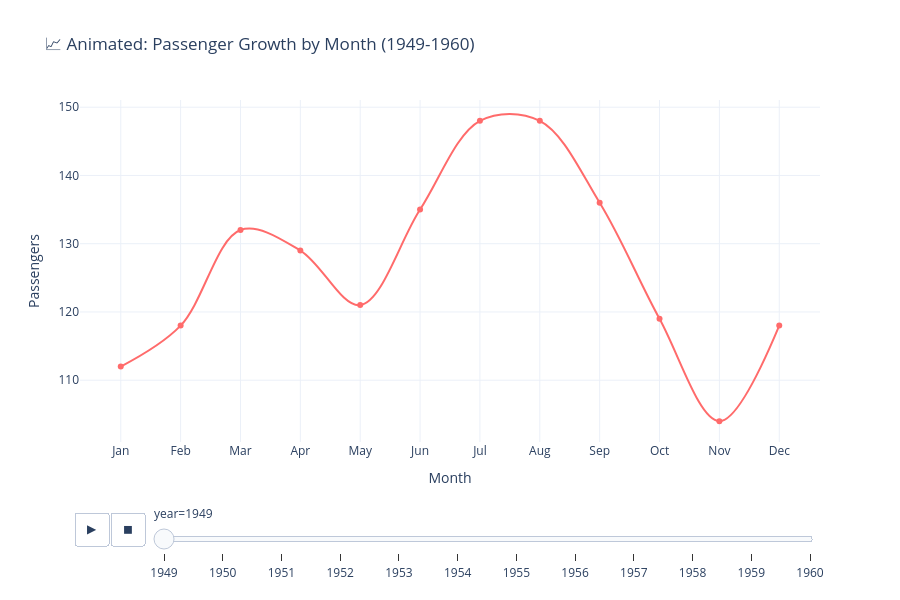
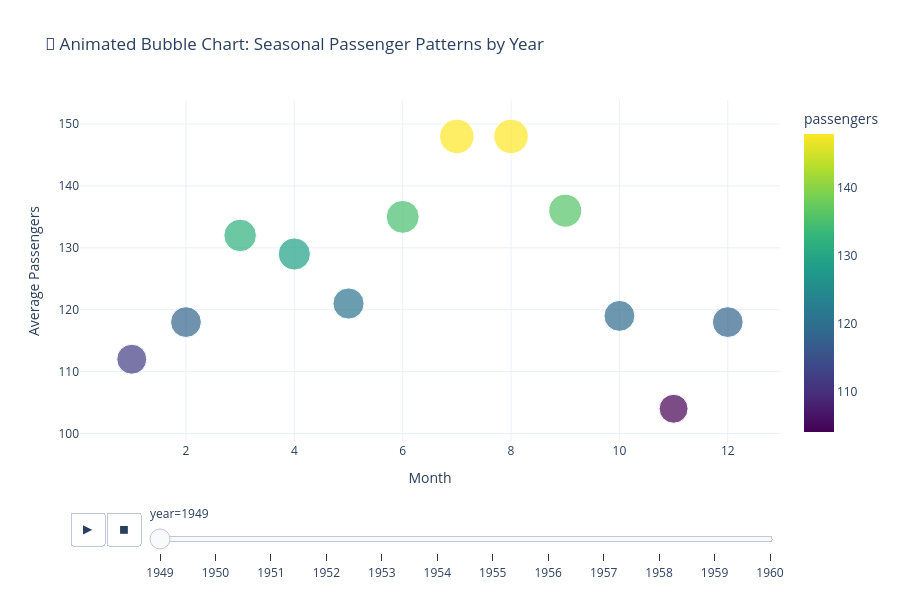
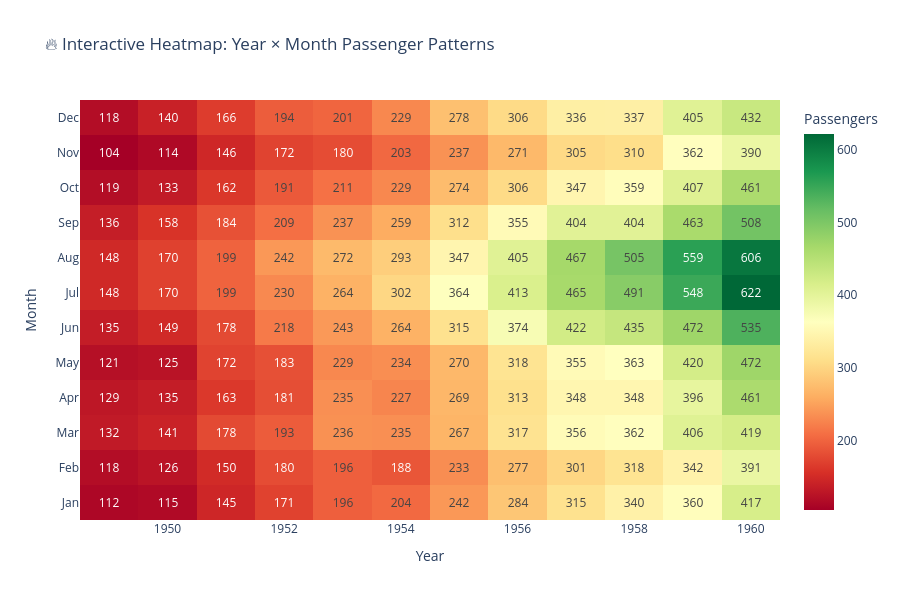
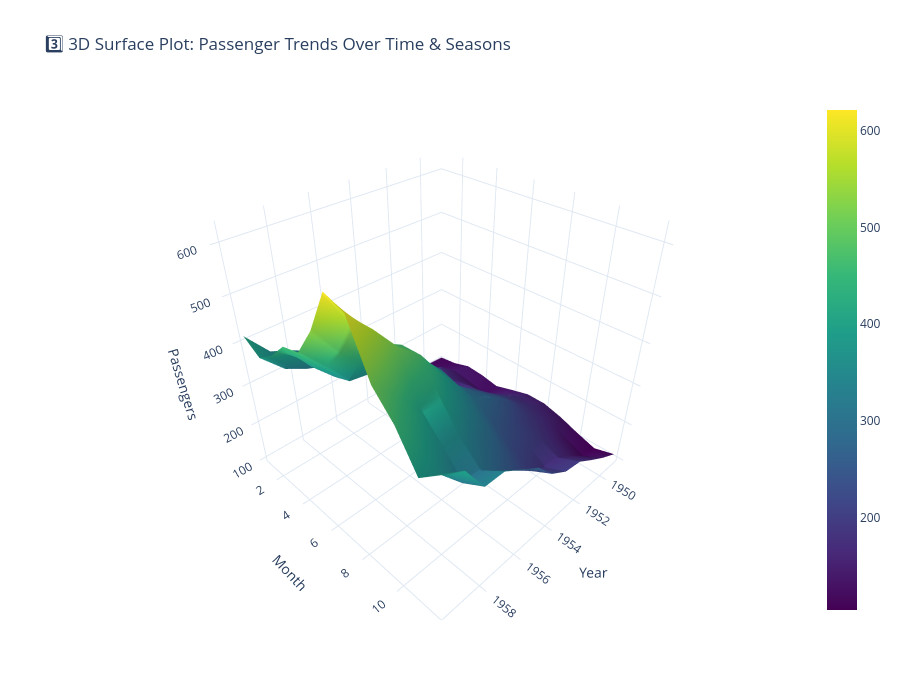

The notebook cell saved with these charts, in order:
### Markdown cell above
---

# 🎬 BONUS: Interactive & Animated Visualizations

**خصوصی بونس سیکشن - Interactive اور Animated Plots**

Let's create some engaging animated visualizations to bring our data to life! یہاں Plotly کے ذریعے interactive plots ہیں۔

### Code cell
# 🎬 BONUS: Interactive & Animated Visualizations
# 1. Animated Line Plot: Passenger Growth Over Time
print("🎬 Creating Interactive Animated Visualizations...")

fig_anim = px.line(
    df, 
    x='month', 
    y='passengers',
    animation_frame='year',
    animation_group='month',
    title='📈 Animated: Passenger Growth by Month (1949-1960)',
    labels={'passengers': 'Number of Passengers', 'month': 'Month of Year'},
    markers=True,
    line_shape='spline',
    hover_data=['year', 'month', 'passengers'],
    color_discrete_sequence=['#FF6B6B']
)
fig_anim.update_layout(
    xaxis_title='Month',
    yaxis_title='Passengers',
    hovermode='x unified',
    height=600,
    template='plotly_white'
)
fig_anim.show()
print("✅ Animation 1 Complete: Watch passenger numbers change through the years!\n")

# 2. Animated Bubble Chart: Year × Month × Passengers
df_agg = df.groupby(['year', 'month']).agg({'passengers': 'mean'}).reset_index()
# Create month_num by mapping month names to numbers
month_order = ['Jan', 'Feb', 'Mar', 'Apr', 'May', 'Jun', 'Jul', 'Aug', 'Sep', 'Oct', 'Nov', 'Dec']
df_agg['month_num'] = df_agg['month'].map({month: i for i, month in enumerate(month_order, 1)})

fig_bubble = px.scatter(
    df_agg,
    x='month_num',
    y='passengers',
    animation_frame='year',
    size='passengers',
    color='passengers',
    hover_data=['month', 'year', 'passengers'],
    title='🫧 Animated Bubble Chart: Seasonal Passenger Patterns by Year',
    color_continuous_scale='Viridis',
    size_max=50
)
fig_bubble.update_layout(
    xaxis_title='Month',
    yaxis_title='Average Passengers',
    height=600,
    template='plotly_white'
)
fig_bubble.show()
print("✅ Animation 2 Complete: Amazing seasonal pattern revealed!\n")

# 3. Interactive Heatmap (Modern Interactive Version)
pivot_data = df.pivot_table(values='passengers', index='month', columns='year', aggfunc='mean')
month_order = ['Jan', 'Feb', 'Mar', 'Apr', 'May', 'Jun', 'Jul', 'Aug', 'Sep', 'Oct', 'Nov', 'Dec']
pivot_data = pivot_data.reindex(month_order)

fig_heatmap = go.Figure(
    data=go.Heatmap(
        z=pivot_data.values,
        x=pivot_data.columns,
        y=pivot_data.index,
        colorscale='RdYlGn',
        text=np.round(pivot_data.values, 0),
        texttemplate='%{text:.0f}',
        hovertemplate='Month: %{y}<br>Year: %{x}<br>Avg Passengers: %{z:.0f}<extra></extra>',
        colorbar=dict(title='Passengers')
    )
)
fig_heatmap.update_layout(
    title='🔥 Interactive Heatmap: Year × Month Passenger Patterns',
    xaxis_title='Year',
    yaxis_title='Month',
    height=600,
    template='plotly_white'
)
fig_heatmap.show()
print("✅ Interactive Heatmap Complete: Hover over cells for exact values!\n")

# 4. 3D Surface Plot (Advanced Visualization)
from scipy.interpolate import griddata

# Prepare data for 3D surface
df_3d = df.copy()
df_3d['year_numeric'] = pd.to_numeric(df_3d['year'])
# Convert months to numeric codes (1-12)
month_map = {month: i for i, month in enumerate(['Jan', 'Feb', 'Mar', 'Apr', 'May', 'Jun', 
                                                   'Jul', 'Aug', 'Sep', 'Oct', 'Nov', 'Dec'], 1)}
df_3d['month_numeric'] = df_3d['month'].map(month_map)

# Create grid for interpolation
x = df_3d['year_numeric'].unique()
y = df_3d['month_numeric'].unique()
X, Y = np.meshgrid(x, y)

# Interpolate Z values
Z = griddata((df_3d['year_numeric'], df_3d['month_numeric']), 
             df_3d['passengers'], 
             (X, Y), 
             method='cubic')

fig_3d = go.Figure(
    data=[go.Surface(x=x, y=y, z=Z, colorscale='Viridis')]
)
fig_3d.update_layout(
    title='3️⃣ 3D Surface Plot: Passenger Trends Over Time & Seasons',
    scene=dict(
        xaxis_title='Year',
        yaxis_title='Month',
        zaxis_title='Passengers'
    ),
    height=700,
    template='plotly_white'
)
fig_3d.show()
print("✅ 3D Surface Plot Complete: Beautiful perspective on seasonal trends!\n")

# 5. Comparative Box Plots with Plotly
month_order = ['Jan', 'Feb', 'Mar', 'Apr', 'May', 'Jun', 'Jul', 'Aug', 'Sep', 'Oct', 'Nov', 'Dec']
fig_box = px.box(
    df,
    x='month',
    y='passengers',
    color='month',
    title='📦 Interactive Box Plot: Monthly Passenger Distribution',
    hover_data=['year', 'passengers'],
    category_orders={'month': month_order}
)
fig_box.update_layout(
    showlegend=False,
    height=600,
    template='plotly_white'
)
fig_box.show()
print("✅ Interactive Box Plot Complete!\n")

print("="*60)
print("🎉 ALL INTERACTIVE VISUALIZATIONS COMPLETE!")
print("="*60)
print("\n💡 VISUALIZATIONS INSIGHTS:")
print("   • Summer months (Jun-Aug) consistently show highest passenger numbers")
print("   • Clear upward trend across all months from 1949 to 1960")
print("   • Winter months (Dec-Feb) show lowest passenger activity")
print("   • 3D visualization beautifully shows combined effect of year and season")
print("   • Interactive plots allow hovering for exact values and filtering\n")

### Figure 1 — Plotly figure (JSON) as saved in the notebook; plotly's stock layout.template omitted (floating-point values rounded to 4 significant figures)
{"data": [{"customdata": [[1949], [1949], [1949], [1949], [1949], [1949], [1949], [1949], [1949], [1949], [1949], [1949]], "hovertemplate": "year=%{customdata[0]}<br>Month of Year=%{x}<br>Number of Passengers=%{y}<extra></extra>", "ids": ["Jan", "Feb", "Mar", "Apr", "May", "Jun", "Jul", "Aug", "Sep", "Oct", "Nov", "Dec"], "legendgroup": "", "line": {"color": "#FF6B6B", "dash": "solid", "shape": "spline"}, "marker": {"symbol": "circle"}, "mode": "lines+markers", "name": "", "orientation": "v", "showlegend": false, "type": "scatter", "x": ["Jan", "Feb", "Mar", "Apr", "May", "Jun", "Jul", "Aug", "Sep", "Oct", "Nov", "Dec"], "xaxis": "x", "y": [112, 118, 132, 129, 121, 135, 148, 148, 136, 119, 104, 118], "yaxis": "y"}], "layout": {"height": 600, "hovermode": "x unified", "legend": {"tracegroupgap": 0}, "sliders": [{"active": 0, "currentvalue": {"prefix": "year="}, "len": 0.9, "pad": {"b": 10, "t": 60}, "steps": [{"args": [["1949"], {"frame": {"duration": 0, "redraw": false}, "fromcurrent": true, "mode": "immediate", "transition": {"duration": 0, "easing": "linear"}}], "label": "1949", "method": "animate"}, {"args": [["1950"], {"frame": {"duration": 0, "redraw": false}, "fromcurrent": true, "mode": "immediate", "transition": {"duration": 0, "easing": "linear"}}], "label": "1950", "method": "animate"}, {"args": [["1951"], {"frame": {"duration": 0, "redraw": false}, "fromcurrent": true, "mode": "immediate", "transition": {"duration": 0, "easing": "linear"}}], "label": "1951", "method": "animate"}, {"args": [["1952"], {"frame": {"duration": 0, "redraw": false}, "fromcurrent": true, "mode": "immediate", "transition": {"duration": 0, "easing": "linear"}}], "label": "1952", "method": "animate"}, {"args": [["1953"], {"frame": {"duration": 0, "redraw": false}, "fromcurrent": true, "mode": "immediate", "transition": {"duration": 0, "easing": "linear"}}], "label": "1953", "method": "animate"}, {"args": [["1954"], {"frame": {"duration": 0, "redraw": false}, "fromcurrent": true, "mode": "immediate", "transition": {"duration": 0, "easing": "linear"}}], "label": "1954", "method": "animate"}, {"args": [["1955"], {"frame": {"duration": 0, "redraw": false}, "fromcurrent": true, "mode": "immediate", "transition": {"duration": 0, "easing": "linear"}}], "label": "1955", "method": "animate"}, {"args": [["1956"], {"frame": {"duration": 0, "redraw": false}, "fromcurrent": true, "mode": "immediate", "transition": {"duration": 0, "easing": "linear"}}], "label": "1956", "method": "animate"}, {"args": [["1957"], {"frame": {"duration": 0, "redraw": false}, "fromcurrent": true, "mode": "immediate", "transition": {"duration": 0, "easing": "linear"}}], "label": "1957", "method": "animate"}, {"args": [["1958"], {"frame": {"duration": 0, "redraw": false}, "fromcurrent": true, "mode": "immediate", "transition": {"duration": 0, "easing": "linear"}}], "label": "1958", "method": "animate"}, {"args": [["1959"], {"frame": {"duration": 0, "redraw": false}, "fromcurrent": true, "mode": "immediate", "transition": {"duration": 0, "easing": "linear"}}], "label": "1959", "method": "animate"}, {"args": [["1960"], {"frame": {"duration": 0, "redraw": false}, "fromcurrent": true, "mode": "immediate", "transition": {"duration": 0, "easing": "linear"}}], "label": "1960", "method": "animate"}], "x": 0.1, "xanchor": "left", "y": 0, "yanchor": "top"}], "title": {"text": "📈 Animated: Passenger Growth by Month (1949-1960)"}, "updatemenus": [{"buttons": [{"args": [null, {"frame": {"duration": 500, "redraw": false}, "fromcurrent": true, "mode": "immediate", "transition": {"duration": 500, "easing": "linear"}}], "label": "&#9654;", "method": "animate"}, {"args": [[null], {"frame": {"duration": 0, "redraw": false}, "fromcurrent": true, "mode": "immediate", "transition": {"duration": 0, "easing": "linear"}}], "label": "&#9724;", "method": "animate"}], "direction": "left", "pad": {"r": 10, "t": 70}, "showactive": false, "type": "buttons", "x": 0.1, "xanchor": "right", "y": 0, "yanchor": "top"}], "xaxis": {"anchor": "y", "domain": [0, 1], "title": {"text": "Month"}}, "yaxis": {"anchor": "x", "domain": [0, 1], "title": {"text": "Passengers"}}}}

### Figure 2 — Plotly figure (JSON) as saved in the notebook; plotly's stock layout.template omitted (floating-point values rounded to 4 significant figures)
{"data": [{"customdata": [["Jan", 1949], ["Feb", 1949], ["Mar", 1949], ["Apr", 1949], ["May", 1949], ["Jun", 1949], ["Jul", 1949], ["Aug", 1949], ["Sep", 1949], ["Oct", 1949], ["Nov", 1949], ["Dec", 1949]], "hovertemplate": "year=%{customdata[1]}<br>month_num=%{x}<br>passengers=%{marker.color}<br>month=%{customdata[0]}<extra></extra>", "legendgroup": "", "marker": {"color": [112.0, 118.0, 132.0, 129.0, 121.0, 135.0, 148.0, 148.0, 136.0, 119.0, 104.0, 118.0], "coloraxis": "coloraxis", "size": [112.0, 118.0, 132.0, 129.0, 121.0, 135.0, 148.0, 148.0, 136.0, 119.0, 104.0, 118.0], "sizemode": "area", "sizeref": 0.2488, "symbol": "circle"}, "mode": "markers", "name": "", "orientation": "v", "showlegend": false, "type": "scatter", "x": [1, 2, 3, 4, 5, 6, 7, 8, 9, 10, 11, 12], "xaxis": "x", "y": [112.0, 118.0, 132.0, 129.0, 121.0, 135.0, 148.0, 148.0, 136.0, 119.0, 104.0, 118.0], "yaxis": "y"}], "layout": {"coloraxis": {"colorbar": {"title": {"text": "passengers"}}, "colorscale": [[0, "#440154"], [0.1111, "#482878"], [0.2222, "#3e4989"], [0.3333, "#31688e"], [0.4444, "#26828e"], [0.5556, "#1f9e89"], [0.6667, "#35b779"], [0.7778, "#6ece58"], [0.8889, "#b5de2b"], [1, "#fde725"]]}, "height": 600, "legend": {"itemsizing": "constant", "tracegroupgap": 0}, "sliders": [{"active": 0, "currentvalue": {"prefix": "year="}, "len": 0.9, "pad": {"b": 10, "t": 60}, "steps": [{"args": [["1949"], {"frame": {"duration": 0, "redraw": false}, "fromcurrent": true, "mode": "immediate", "transition": {"duration": 0, "easing": "linear"}}], "label": "1949", "method": "animate"}, {"args": [["1950"], {"frame": {"duration": 0, "redraw": false}, "fromcurrent": true, "mode": "immediate", "transition": {"duration": 0, "easing": "linear"}}], "label": "1950", "method": "animate"}, {"args": [["1951"], {"frame": {"duration": 0, "redraw": false}, "fromcurrent": true, "mode": "immediate", "transition": {"duration": 0, "easing": "linear"}}], "label": "1951", "method": "animate"}, {"args": [["1952"], {"frame": {"duration": 0, "redraw": false}, "fromcurrent": true, "mode": "immediate", "transition": {"duration": 0, "easing": "linear"}}], "label": "1952", "method": "animate"}, {"args": [["1953"], {"frame": {"duration": 0, "redraw": false}, "fromcurrent": true, "mode": "immediate", "transition": {"duration": 0, "easing": "linear"}}], "label": "1953", "method": "animate"}, {"args": [["1954"], {"frame": {"duration": 0, "redraw": false}, "fromcurrent": true, "mode": "immediate", "transition": {"duration": 0, "easing": "linear"}}], "label": "1954", "method": "animate"}, {"args": [["1955"], {"frame": {"duration": 0, "redraw": false}, "fromcurrent": true, "mode": "immediate", "transition": {"duration": 0, "easing": "linear"}}], "label": "1955", "method": "animate"}, {"args": [["1956"], {"frame": {"duration": 0, "redraw": false}, "fromcurrent": true, "mode": "immediate", "transition": {"duration": 0, "easing": "linear"}}], "label": "1956", "method": "animate"}, {"args": [["1957"], {"frame": {"duration": 0, "redraw": false}, "fromcurrent": true, "mode": "immediate", "transition": {"duration": 0, "easing": "linear"}}], "label": "1957", "method": "animate"}, {"args": [["1958"], {"frame": {"duration": 0, "redraw": false}, "fromcurrent": true, "mode": "immediate", "transition": {"duration": 0, "easing": "linear"}}], "label": "1958", "method": "animate"}, {"args": [["1959"], {"frame": {"duration": 0, "redraw": false}, "fromcurrent": true, "mode": "immediate", "transition": {"duration": 0, "easing": "linear"}}], "label": "1959", "method": "animate"}, {"args": [["1960"], {"frame": {"duration": 0, "redraw": false}, "fromcurrent": true, "mode": "immediate", "transition": {"duration": 0, "easing": "linear"}}], "label": "1960", "method": "animate"}], "x": 0.1, "xanchor": "left", "y": 0, "yanchor": "top"}], "title": {"text": "🫧 Animated Bubble Chart: Seasonal Passenger Patterns by Year"}, "updatemenus": [{"buttons": [{"args": [null, {"frame": {"duration": 500, "redraw": false}, "fromcurrent": true, "mode": "immediate", "transition": {"duration": 500, "easing": "linear"}}], "label": "&#9654;", "method": "animate"}, {"args": [[null], {"frame": {"duration": 0, "redraw": false}, "fromcurrent": true, "mode": "immediate", "transition": {"duration": 0, "easing": "linear"}}], "label": "&#9724;", "method": "animate"}], "direction": "left", "pad": {"r": 10, "t": 70}, "showactive": false, "type": "buttons", "x": 0.1, "xanchor": "right", "y": 0, "yanchor": "top"}], "xaxis": {"anchor": "y", "domain": [0, 1], "title": {"text": "Month"}}, "yaxis": {"anchor": "x", "domain": [0, 1], "title": {"text": "Average Passengers"}}}}

### Figure 3 — Plotly figure (JSON) as saved in the notebook; plotly's stock layout.template omitted (floating-point values rounded to 4 significant figures; data arrays with more than 128 entries replaced by an {"elided": "..."} marker saying what was removed)
{"data": [{"colorbar": {"title": {"text": "Passengers"}}, "colorscale": [[0, "rgb(165,0,38)"], [0.1, "rgb(215,48,39)"], [0.2, "rgb(244,109,67)"], [0.3, "rgb(253,174,97)"], [0.4, "rgb(254,224,139)"], [0.5, "rgb(255,255,191)"], [0.6, "rgb(217,239,139)"], [0.7, "rgb(166,217,106)"], [0.8, "rgb(102,189,99)"], [0.9, "rgb(26,152,80)"], [1, "rgb(0,104,55)"]], "hovertemplate": "Month: %{y}<br>Year: %{x}<br>Avg Passengers: %{z:.0f}<extra></extra>", "text": {"elided": "12x12 float values"}, "texttemplate": "%{text:.0f}", "type": "heatmap", "x": [1949, 1950, 1951, 1952, 1953, 1954, 1955, 1956, 1957, 1958, 1959, 1960], "y": ["Jan", "Feb", "Mar", "Apr", "May", "Jun", "Jul", "Aug", "Sep", "Oct", "Nov", "Dec"], "z": {"elided": "12x12 float values"}}], "layout": {"height": 600, "title": {"text": "🔥 Interactive Heatmap: Year × Month Passenger Patterns"}, "xaxis": {"title": {"text": "Year"}}, "yaxis": {"title": {"text": "Month"}}}}

### Figure 4 — Plotly figure (JSON) as saved in the notebook; plotly's stock layout.template omitted (floating-point values rounded to 4 significant figures; data arrays with more than 128 entries replaced by an {"elided": "..."} marker saying what was removed)
{"data": [{"colorscale": [[0, "#440154"], [0.1111, "#482878"], [0.2222, "#3e4989"], [0.3333, "#31688e"], [0.4444, "#26828e"], [0.5556, "#1f9e89"], [0.6667, "#35b779"], [0.7778, "#6ece58"], [0.8889, "#b5de2b"], [1, "#fde725"]], "type": "surface", "x": [1949, 1950, 1951, 1952, 1953, 1954, 1955, 1956, 1957, 1958, 1959, 1960], "y": [1, 2, 3, 4, 5, 6, 7, 8, 9, 10, 11, 12], "z": {"elided": "12x12 float values"}}], "layout": {"height": 700, "scene": {"xaxis": {"title": {"text": "Year"}}, "yaxis": {"title": {"text": "Month"}}, "zaxis": {"title": {"text": "Passengers"}}}, "title": {"text": "3️⃣ 3D Surface Plot: Passenger Trends Over Time & Seasons"}}}
